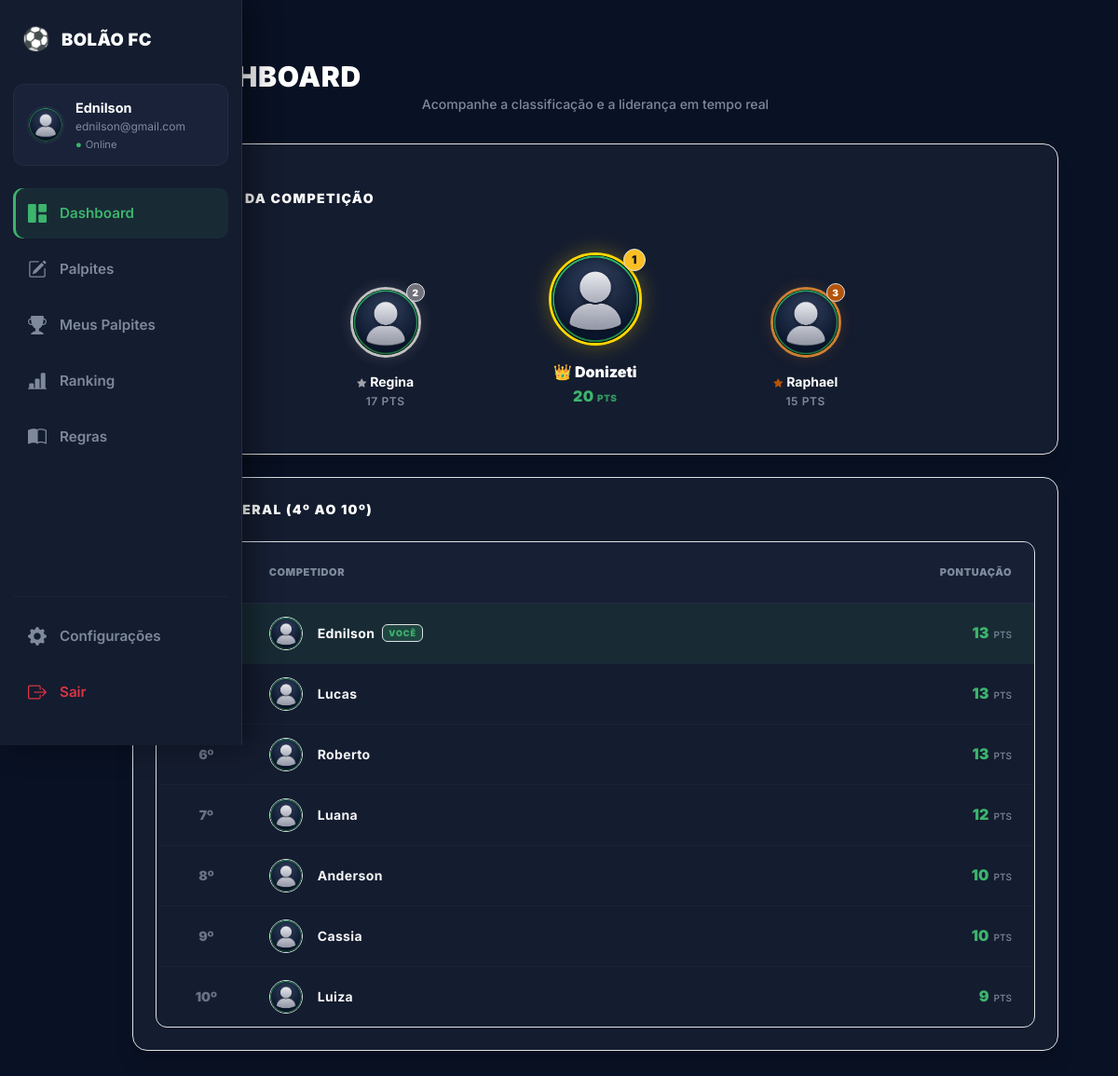
The app's page /dashboard/ (signed in) with its own data.
### usuarios/models.py (models this page shows, shortened)
class Profile(models.Model):
    user = models.OneToOneField(
        User,
        on_delete=models.CASCADE,
        related_name='profile'
    )
    image = models.ImageField(
        upload_to='profiles/',
        default='profiles/default.png'
    )
    pontuacao_total = models.IntegerField(
        default=0
    )
    criado_em = models.DateTimeField(
        auto_now_add=True
    )

### usuarios/views.py (the view)
# urls.py: path('dashboard/', views.dashboard_view, name='dashboard'),
@login_required(login_url='login')
def dashboard_view(request):
    ranking = list(
        Profile.objects
        .select_related('user')
        .exclude(user__username="rootmaster")
        .exclude(user__is_superuser=True)
        .order_by('-pontuacao_total')
    )
    top1 = ranking[0] if len(ranking) > 0 else None
    top2 = ranking[1] if len(ranking) > 1 else None
    top3 = ranking[2] if len(ranking) > 2 else None
    ranking_geral = ranking[3:10]
    profile, _ = Profile.objects.get_or_create(user=request.user)
    user_rank = None
    for i, p in enumerate(ranking, start=1):
        if p.user_id == request.user.id:
            user_rank = i
            break
    return render(request, 'usuarios/dashboard.html', {
        'ranking': ranking_geral,
        'top1': top1,
        'top2': top2,
        'top3': top3,
        'user_points': profile.pontuacao_total,
        'user_rank': user_rank,
    })

### bolao_project/templates/usuarios/dashboard.html (shortened to what this page needs)
{% extends 'usuarios/base.html' %}
{% load static %}
{% block content %}
<script src="https://cdn.tailwindcss.com"></script>
<div class="min-h-screen pb-12 text-white">
    <div class="max-w-7xl mx-auto px-4 sm:px-6 lg:px-8 pt-6">
        <div class="mb-8 text-center md:text-left">
            <h2 class="text-2xl sm:text-3xl font-black text-white tracking-wide uppercase flex items-center justify-center md:justify-start gap-2">
                <span>🏆</span> DASHBOARD
            </h2>
            <p class="text-[#7e8a9c] text-xs sm:text-sm font-medium mt-0.5">Acompanhe a classificação e a liderança em tempo real</p>
        </div>
        <div class="bg-[#141c2f] border border-[#232d45] rounded-2xl p-5 sm:p-6 shadow-xl mb-6">
            <h5 class="font-black text-white text-xs sm:text-sm tracking-widest uppercase mb-6 text-[#7e8a9c]">LÍDERES DA COMPETIÇÃO</h5>
            <div class="flex items-end justify-center gap-1 sm:gap-4 max-w-2xl mx-auto pt-4">
                <div class="w-1/3 text-center animate-pop flex flex-col items-center">
                    {% with user=top2 %}
                    {% if user %}
                        <div class="relative inline-block mb-3">
                            {% if user.user.profile.image %}
                                <img class="w-16 h-16 sm:w-[76px] sm:h-[76px] rounded-full object-cover border-[3px] border-[#c0c0c0] shadow-[0_0_15px_rgba(192,192,192,0.2)]" src="{{ user.user.profile.image.url }}" alt="2º Lugar">
                            {% else %}
                                <div class="w-16 h-16 sm:w-[76px] sm:h-[76px] rounded-full bg-[#19233c] text-[#7e8a9c] flex items-center justify-center text-xl border-[3px] border-[#c0c0c0] shadow-[0_0_15px_rgba(192,192,192,0.2)]">
                                    <i class="bi bi-person-fill"></i>
                                </div>
                            {% endif %}
                            <span class="absolute -top-1 -right-1 bg-zinc-500 text-white text-[10px] font-black w-5 h-5 rounded-full flex items-center justify-center border border-[#091124]">2</span>
                        </div>
                        <div class="text-xs sm:text-sm font-bold text-white truncate max-w-[90px] sm:max-w-[130px] px-1 mb-0.5">
                            <i class="bi bi-star-fill text-zinc-400 text-[10px] mr-1"></i>{{ user.user.first_name|default:user.user.username }}
                        </div>
                        <div class="text-[#7e8a9c] text-[11px] sm:text-xs font-semibold tracking-wider uppercase">{{ user.pontuacao_total }} pts</div>
                    {% else %}
                        <div class="text-[#7e8a9c]/50 text-[11px] font-bold py-6 uppercase tracking-wider">Aguardando...</div>
                    {% endif %}
                    {% endwith %}
                </div>
                <div class="w-1/3 text-center animate-pop flex flex-col items-center">
                    {% with user=top1 %}
                    {% if user %}
                        <div class="relative inline-block mb-3">
                            {% if user.user.profile.image %}
                                <img class="w-20 h-20 sm:w-[100px] sm:h-[100px] rounded-full object-cover border-[3px] border-[#ffd700] shadow-[0_0_22px_rgba(255,215,0,0.3)]" src="{{ user.user.profile.image.url }}" alt="1º Lugar">
                            {% else %}
                                <div class="w-20 h-20 sm:w-[100px] sm:h-[100px] rounded-full bg-[#19233c] text-[#ffd700] flex items-center justify-center text-2xl border-[3px] border-[#ffd700] shadow-[0_0_22px_rgba(255,215,0,0.3)]">
                                    <i class="bi bi-trophy-fill"></i>
                                </div>
                            {% endif %}
                            <span class="absolute -top-1 -right-1 bg-amber-400 text-[#091124] text-xs font-black w-6 h-6 rounded-full flex items-center justify-center border border-[#091124] shadow-md">1</span>
                        </div>
                        <div class="text-sm sm:text-base font-black text-white truncate max-w-[100px] sm:max-w-[140px] px-1 mb-0.5">
                            <span class="text-amber-400">👑</span> {{ user.user.first_name|default:user.user.username }}
                        </div>
                        <div class="text-[#3db46d] text-sm sm:text-base font-black tracking-wide">{{ user.pontuacao_total }} <span class="text-[10px] font-black opacity-80">PTS</span></div>
                    {% else %}
                        <div class="text-[#7e8a9c]/50 text-[11px] font-bold py-6 uppercase tracking-wider">Aguardando...</div>
                    {% endif %}
                    {% endwith %}
                </div>
                <div class="w-1/3 text-center animate-pop flex flex-col items-center">
                    {% with user=top3 %}
                    {% if user %}
                        <div class="relative inline-block mb-3">
                            {% if user.user.profile.image %}
                                <img class="w-16 h-16 sm:w-[76px] sm:h-[76px] rounded-full object-cover border-[3px] border-[#cd7f32] shadow-[0_0_15px_rgba(205,127,50,0.2)]" src="{{ user.user.profile.image.url }}" alt="3º Lugar">
                            {% else %}
                                <div class="w-16 h-16 sm:w-[76px] sm:h-[76px] rounded-full bg-[#19233c] text-[#7e8a9c] flex items-center justify-center text-xl border-[3px] border-[#cd7f32] shadow-[0_0_15px_rgba(205,127,50,0.2)]">
                                    <i class="bi bi-person-fill"></i>
                                </div>
                            {% endif %}
                            <span class="absolute -top-1 -right-1 bg-amber-700 text-white text-[10px] font-black w-5 h-5 rounded-full flex items-center justify-center border border-[#091124]">3</span>
                        </div>
                        <div class="text-xs sm:text-sm font-bold text-white truncate max-w-[90px] sm:max-w-[130px] px-1 mb-0.5">
                            <i class="bi bi-star-fill text-amber-700 text-[10px] mr-1"></i>{{ user.user.first_name|default:user.user.username }}
                        </div>
                        <div class="text-[#7e8a9c] text-[11px] sm:text-xs font-semibold tracking-wider uppercase">{{ user.pontuacao_total }} pts</div>
                    {% else %}
                        <div class="text-[#7e8a9c]/50 text-[11px] font-bold py-6 uppercase tracking-wider">Aguardando...</div>
                    {% endif %}
                    {% endwith %}
                </div>
            </div>
        </div>
        <div class="bg-[#141c2f] border border-[#232d45] rounded-2xl p-4 sm:p-6 shadow-xl">
            <h5 class="font-black text-white text-xs sm:text-sm tracking-widest uppercase mb-4 text-[#7e8a9c]">RANKING GERAL (4º AO 10º)</h5>
            <div class="overflow-x-auto rounded-xl border border-[#232d45]/60">
                <table class="w-full text-left border-collapse align-middle">
                    <thead>
                        <tr class="bg-[#19233c]/40 border-b border-[#232d45]">
                            <th class="py-4 px-4 text-[11px] font-black uppercase tracking-wider text-[#7e8a9c] w-24 text-center">Posição</th>
                            <th class="py-4 px-3 text-[11px] font-black uppercase tracking-wider text-[#7e8a9c]">Competidor</th>
                            <th class="py-4 px-4 text-[11px] font-black uppercase tracking-wider text-[#7e8a9c] w-36 text-end">Pontuação</th>
                        </tr>
                    </thead>
                    <tbody class="divide-y divide-[#232d45]/40">
                    {% for p in ranking %}
                        {% if forloop.counter|add:3 <= 10 %}
                        <tr class="transition-colors hover:bg-[#19233c]/30
                            {% if p.user == request.user %}
                                border-l-[4px] border-l-[#3db46d] bg-[#3db46d]/10 text-white font-semibold
                            {% endif %}">
                            <td class="py-3.5 px-4 font-black text-center text-xs sm:text-sm">
                                <span class="text-[#7e8a9c] opacity-80">
                                    {{ forloop.counter|add:3 }}º
                                </span>
                            </td>
                            <td class="py-3.5 px-3">
                                <div class="flex items-center gap-3">
                                    {% if p.user.profile.image %}
                                        <img src="{{ p.user.profile.image.url }}" class="w-9 h-9 rounded-full object-cover border border-[#232d45] flex-shrink-0">
                                    {% else %}
                                        <div class="w-9 h-9 rounded-full bg-[#19233c] border border-[#232d45] text-[#7e8a9c] flex items-center justify-center text-sm flex-shrink-0">
                                            <i class="bi bi-person-fill"></i>
                                        </div>
                                    {% endif %}
                                    <div class="flex items-center gap-2 min-w-0">
                                        <span class="text-xs sm:text-sm font-bold tracking-wide truncate max-w-[120px] sm:max-w-[200px] {% if p.user == request.user %}text-white{% else %}text-zinc-100{% endif %}">
                                            {{ p.user.first_name|default:p.user.username }}
                                        </span>
                                        {% if p.user == request.user %}
                                            <span class="bg-[#3db46d]/20 text-[#3db46d] border border-[#3db46d]/30 text-[9px] font-black tracking-widest px-1.5 py-0.5 rounded uppercase flex-shrink-0">VOCÊ</span>
                                        {% endif %}
                                    </div>
                                </div>
                            </td>
                            <td class="py-3.5 px-4 text-end font-black text-sm sm:text-base text-[#3db46d]">
                                {{ p.pontuacao_total }} <span class="text-[#7e8a9c] font-medium text-[10px] uppercase ml-0.5">pts</span>
                            </td>
                        </tr>
                        {% endif %}
                    {% endfor %}
                    </tbody>
                </table>
            </div>
        </div>
    </div>
</div>
{% endblock %}

### bolao_project/templates/usuarios/base.html (shortened to what this page needs)
{% load static %}
<!DOCTYPE html>
<html lang="pt-br">
<head>
    <link href="https://cdn.jsdelivr.net/npm/bootstrap@5.3.3/dist/css/bootstrap.min.css" rel="stylesheet">
    <link rel="stylesheet" href="https://cdn.jsdelivr.net/npm/bootstrap-icons@1.11.3/font/bootstrap-icons.css">
</head>
<body>
<div class="wrapper">
    <aside class="sidebar">
        <div class="sidebar-brand">
            <span class="fs-4">⚽</span>
            <h4 class="text-white">BOLÃO FC</h4>
        </div>
        <div class="user-box">
            <img
                src="{{ request.user.profile.image.url }}"
                class="avatar"
                alt="Avatar"
                onerror="this.src='/media/profiles/default.png';"
            >
            <div class="user-info-text text-truncate">
                <div class="fw-bold text-white text-truncate" style="font-size: 0.9rem;">
                    {{ request.user.first_name|default:request.user.username }}
                </div>
                <small class="d-block text-truncate" style="color: var(--texto-secundario); font-size: 0.75rem;">
                    {{ request.user.email|default:"Sem email" }}
                </small>
                <div class="d-flex align-items-center gap-1 mt-0.5" style="font-size: 0.7rem;">
                    <span style="color: var(--verde-chute);">●</span>
                    <span style="color: var(--texto-secundario)">Online</span>
                </div>
            </div>
        </div>
            <nav class="d-flex flex-column flex-grow-1">
                <a class="menu-link {% if request.resolver_match.url_name == 'dashboard' %}active{% endif %}" href="{% url 'dashboard' %}">
                    <i class="bi bi-grid-1x2-fill"></i><span class="menu-text">Dashboard</span>
                </a>
                <a class="menu-link {% if request.resolver_match.url_name == 'fazer_palpites' %}active{% endif %}" href="{% url 'fazer_palpites' %}">
                    <i class="bi bi-pencil-square"></i><span class="menu-text">Palpites</span>
                </a>
                <a class="menu-link {% if request.resolver_match.url_name == 'meus_palpites' %}active{% endif %}" href="{% url 'meus_palpites' %}">
                    <i class="bi bi-trophy-fill"></i><span class="menu-text">Meus Palpites</span>
                </a>
                <a class="menu-link {% if request.resolver_match.url_name == 'ranking' %}active{% endif %}" href="{% url 'ranking' %}">
                    <i class="bi bi-bar-chart-line-fill"></i><span class="menu-text">Ranking</span>
                </a>
                <a class="menu-link {% if request.resolver_match.url_name == 'regras_bolao' %}active{% endif %}" href="{% url 'regras_bolao' %}">
                    <i class="bi bi-book-half"></i><span class="menu-text">Regras</span>
                </a>
                <div class="mt-auto">
                    <hr style="border-color: var(--input-border); margin: 15px 0; opacity: 0.4;">
                    <a class="menu-link" href="#" data-bs-toggle="modal" data-bs-target="#settingsModal">
                        <i class="bi bi-gear-fill"></i><span class="menu-text">Configurações</span>
                    </a>
                    <a class="menu-link text-danger" href="{% url 'logout' %}">
                        <i class="bi bi-box-arrow-right"></i><span class="menu-text">Sair</span>
                    </a>
                </div>
            </nav>
        </div>
    <main class="main-content">
        {% block content %}{% endblock %}
    </main>
</body>
</html>

### records on screen
Profile: user.profile.image (placeholder picture), user.first_name "Regina", pontuacao_total "17"
Profile: user.profile.image (placeholder picture), user.first_name "Donizeti", pontuacao_total "20"
Profile: user.profile.image (placeholder picture), user.first_name "Raphael", pontuacao_total "15"
Profile: user.profile.image (placeholder picture), user.first_name "Ednilson", shows "VOCÊ", pontuacao_total "13"
Profile: user.profile.image (placeholder picture), user.first_name "Lucas", pontuacao_total "13"
Profile: user.profile.image (placeholder picture), user.first_name "Roberto", pontuacao_total "13"
Profile: user.profile.image (placeholder picture), user.first_name "Luana", pontuacao_total "12"
Profile: user.profile.image (placeholder picture), user.first_name "Anderson", pontuacao_total "10"
Profile: user.profile.image (placeholder picture), user.first_name "Cassia", pontuacao_total "10"
Profile: user.profile.image (placeholder picture), user.first_name "Luiza", pontuacao_total "9"

### other values on screen
{{ request.user.first_name|default:request.user.username }} "Ednilson"
{{ request.user.email|default:"Sem email" }} "ednilson@gmail.com"
